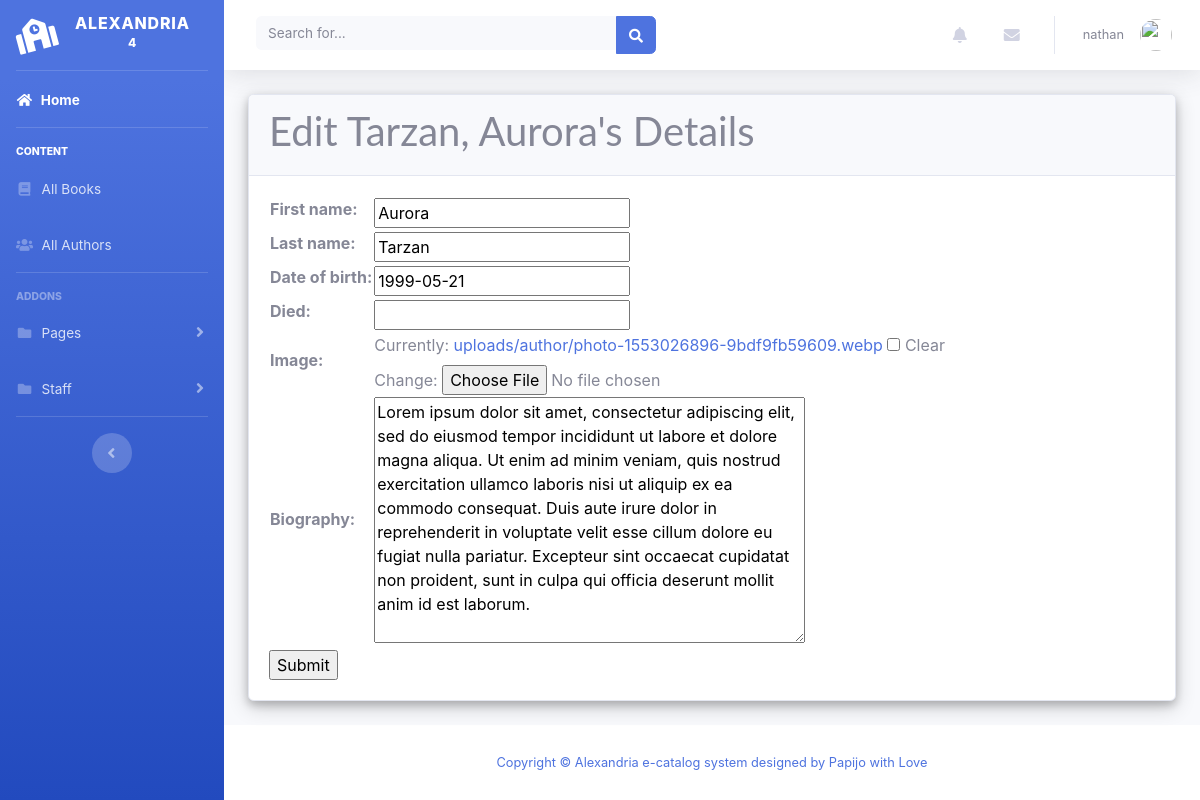
The app's page /author/3/update/ (signed in) with its own data.
### catalog/models.py (models this page shows, shortened)
class Author(models.Model):
    first_name = models.CharField(max_length=100)
    last_name = models.CharField(max_length=100)
    date_of_birth = models.DateField(null=True, blank=True)
    date_of_death = models.DateField('Died', null=True, blank=True)
    image = models.ImageField(upload_to='uploads/author', blank=True, null = True)
    biography = models.TextField(null=True, max_length= 500)
    class Meta:
        ordering = ['last_name', 'first_name']
    def __str__(self):
        return f'{self.last_name}, {self.first_name}'
    def author_image(self):
        return format_html('<img src = "/media/%s" width="100" height="100" />' % (self.image))
    author_image.short_description = 'Image'
    author_image.allow_tags = True

### catalog/views.py (the view)
# urls.py: path('author/<int:pk>/update/', views.AuthorUpdate.as_view(), name='author_update'),
class AuthorUpdate(PermissionRequiredMixin, UpdateView):
    model = Author
    fields = '__all__'
    permission_required = 'catalog.can_mark_returned'

### catalog/templates/catalog/author_form.html (shortened to what this page needs)
{% extends "base_generic.html" %}
{% block content %}
<div class="card mb-4">
        <div class="card-header">
          <h1>Edit {{ author }}'s Details</h1>
        </div>
        <div class="card-body">
                <form action="" method="post">
                        <table>
                        {{ form.as_table }}
                        </table>
                        <input type="submit" value="Submit" />
                    </form>
        </div>
      </div>
{% endblock %}

### catalog/templates/base_generic.html (shortened to what this page needs)
<!DOCTYPE html>
<html lang="en">
<head>
  {% load static %}
  <link rel="stylesheet" href="{% static 'css/bootstrap.min.css' %}">
  <link rel="stylesheet" href="{% static 'css/css/all.css' %}">
  <link rel="stylesheet" href="{% static 'css/css/brands.css' %}">
  <link rel="stylesheet" href="{% static 'css/css/fontawesome.css' %}">
  <link rel="stylesheet" href="{% static 'css/animate.css' %}">
  <link rel="stylesheet" href="{% static 'css/style.css' %}">
  <link rel="stylesheet" href="{% static 'css/css/solid.css' %}">
  <link rel="stylesheet" href="{% static 'css/landing-page.css' %}">
  <link rel="stylesheet" href="{% static 'css/sb-admin-2.css' %}">
</head>
<body id="page-top">
    <div id="wrapper">
      <ul class="navbar-nav bg-gradient-primary sidebar sidebar-dark accordion" id="accordionSidebar">
        <a class="sidebar-brand d-flex align-items-center justify-content-center" href="{% url 'homepage' %}">
          <div class="sidebar-brand-icon rotate-n-15">
            <i class="fas fa-school"></i>
          </div>
          <div class="sidebar-brand-text mx-3">Alexandria <sup>4</sup></div>
        </a>
        <hr class="sidebar-divider my-0">
        <li class="nav-item active">
          <a class="nav-link" href="{% url 'index' %}">
            <i class="fas fa-fw fa-home"></i>
            <span>Home</span></a>
        </li>
        <hr class="sidebar-divider">
        <div class="sidebar-heading text-white">
          Content
        </div>
        <li class="nav-item">
          <a class="nav-link collapsed" href="{% url 'books' %}"  >
            <i class="fas fa-fw fa-book"></i>
            <span>All Books</span>
          </a>
        </li>
        <li class="nav-item">
          <a class="nav-link collapsed" href="{% url 'authors' %}" >
            <i class="fas fa-fw fa-users"></i>
            <span>All Authors</span>
          </a>
        </li>
        <hr class="sidebar-divider">
        <div class="sidebar-heading">
          Addons
        </div>
        <li class="nav-item">
          <a class="nav-link collapsed" href="#" data-toggle="collapse" data-target="#collapsePages" aria-expanded="true" aria-controls="collapsePages">
            <i class="fas fa-fw fa-folder"></i>
            <span>Pages</span>
          </a>
        </li>
        {% if user.is_staff %}
        <li class="nav-item">
            <a class="nav-link collapsed" href="#" data-toggle="collapse" data-target="#collapseStaff" aria-expanded="true" aria-controls="collapsePages">
              <i class="fas fa-fw fa-folder"></i>
              <span>Staff</span>
            </a>
          </li>
          {% endif %}
        <hr class="sidebar-divider d-none d-md-block">
        <div class="text-center d-none d-md-inline">
          <button class="rounded-circle border-0" id="sidebarToggle"></button>
        </div>
      </ul>
      <div id="content-wrapper" class="d-flex flex-column">
        <div id="content">
          <nav class="navbar navbar-expand navbar-light bg-white topbar mb-4 static-top shadow">
            <form class="d-none d-sm-inline-block form-inline mr-auto ml-md-3 my-2 my-md-0 mw-100 navbar-search">
              <div class="input-group">
                <input type="text" class="form-control bg-light border-0 small" placeholder="Search for..." aria-label="Search" aria-describedby="basic-addon2">
                <div class="input-group-append">
                  <button class="btn btn-primary" type="button">
                    <i class="fas fa-search fa-sm"></i>
                  </button>
                </div>
              </div>
            </form>
            <ul class="navbar-nav ml-auto">
              <li class="nav-item dropdown no-arrow mx-1">
                <a class="nav-link dropdown-toggle" href="#" id="alertsDropdown" role="button" data-toggle="dropdown" aria-haspopup="true" aria-expanded="false">
                  <i class="fas fa-bell fa-fw"></i>
                </a>
              </li>
              <li class="nav-item dropdown no-arrow mx-1">
                <a class="nav-link dropdown-toggle" href="#" id="messagesDropdown" role="button" data-toggle="dropdown" aria-haspopup="true" aria-expanded="false">
                  <i class="fas fa-envelope fa-fw"></i>
                </a>
              </li>
              {% if user.is_authenticated %}
              <li class="nav-item dropdown no-arrow">
                <a class="nav-link dropdown-toggle" href="#" id="userDropdown" role="button" data-toggle="dropdown" aria-haspopup="true" aria-expanded="false">
                  <span class="mr-2 d-none d-lg-inline text-gray-600 small">{{ user.get_username }}</span>
                  <img class="img-profile rounded-circle" src="https://source.unsplash.com/QAB-WJcbgJk/60x60">
                </a>
              </li>
              {% endif %}
            </ul>
          </nav>
          <div class="container-fluid" >
            {% block content %}{% endblock %}
          </div>
        </div>
        <footer class="sticky-footer bg-white">
          <div class="container my-auto">
            <div class="copyright text-center my-auto">
              <span><a href="http://ebhota.github.io/">Copyright &copy; Alexandria e-catalog system designed by Papijo with Love</a> </span>
            </div>
          </div>
        </footer>
      </div>
    </div>
  </body>
</html>

### catalog/static/css/css/all.css (style rules this page uses)
.fa, .fas, .far, .fal, .fad, .fab { -moz-osx-font-smoothing: grayscale; -webkit-font-smoothing: antialiased; display: inline-block; font-style: normal; font-variant: normal; text-rendering: auto; line-height: 1; }
.fa-sm { font-size: .875em; }
.fa-fw { text-align: center; width: 1.25em; }
.fa-bell:before { content: "\f0f3"; }
.fa-book:before { content: "\f02d"; }
.fa-envelope:before { content: "\f0e0"; }
.fa-folder:before { content: "\f07b"; }
.fa-home:before { content: "\f015"; }
.fa-school:before { content: "\f549"; }
.fa-search:before { content: "\f002"; }
.fa-users:before { content: "\f0c0"; }
.fa, .fas { font-family: 'Font Awesome 5 Free'; font-weight: 900; }

### catalog/static/css/style.css (style rules this page uses)
div.card { box-shadow: 0 4px 8px 0 rgba(0, 0, 0, 0.2), 0 6px 20px 0 rgba(0, 0, 0, 0.19); }

### catalog/static/css/css/solid.css (style rules this page uses)
.fa, .fas { font-family: 'Font Awesome 5 Free'; font-weight: 900; }

### catalog/static/css/landing-page.css (style rules this page uses)
body { font-family: 'Lato', 'Helvetica Neue', Helvetica, Arial, sans-serif; }
h1, h2, h3, h4, h5, h6 { font-family: 'Lato', 'Helvetica Neue', Helvetica, Arial, sans-serif; font-weight: 700; }

### records on screen
Author: last_name+first_name "Tarzan, Aurora", first_name "Aurora", last_name "Tarzan", date_of_birth "1999-05-21", biography "Lorem ipsum dolor sit amet, consectetur adipiscing elit, sed do eiusmod tempor incididunt ut labore et dolore magna aliqua. Ut enim ad minim veniam, quis nostrud exercitation ullamco laboris nisi ut aliquip ex ea commodo consequat. Duis aute irure dolor in reprehenderit in voluptate velit esse cillum dolore eu fugiat nulla pariatur. Excepteur sint occaecat cupidatat non proident, sunt in culpa qui officia deserunt mollit anim id est laborum."

### other values on screen
{{ user.get_username }} "nathan"
